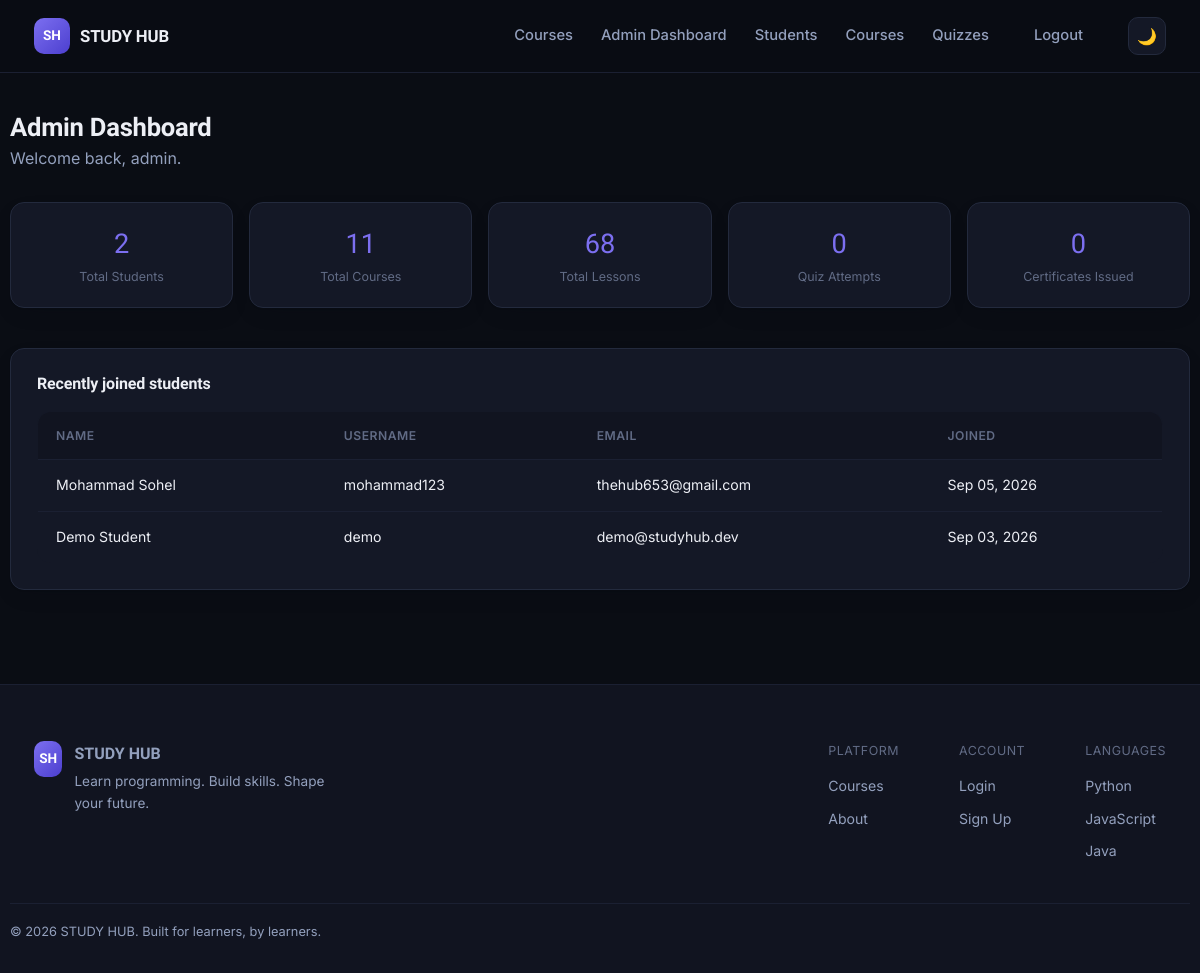
Screenshot of /admin (signed in) with the database file from the repository.
### models.py (models this page shows, shortened)
class Admin(UserMixin, db.Model):
    __tablename__ = "admins"
    id = db.Column(db.Integer, primary_key=True)
    username = db.Column(db.String(60), unique=True, nullable=False)
    password_hash = db.Column(db.String(255), nullable=False)
    created_at = db.Column(db.DateTime, default=datetime.utcnow)

class Student(UserMixin, db.Model):
    __tablename__ = "students"
    id = db.Column(db.Integer, primary_key=True)
    full_name = db.Column(db.String(120), nullable=False)
    email = db.Column(db.String(160), unique=True, nullable=False)
    username = db.Column(db.String(60), unique=True, nullable=False)
    password_hash = db.Column(db.String(255), nullable=False)
    created_at = db.Column(db.DateTime, default=datetime.utcnow)
    progress = db.relationship("Progress", backref="student", lazy=True, cascade="all, delete-orphan")
    attempts = db.relationship("QuizAttempt", backref="student", lazy=True, cascade="all, delete-orphan")
    certificates = db.relationship("Certificate", backref="student", lazy=True, cascade="all, delete-orphan")

### app.py (the view)
@app.route("/admin")
@admin_required
def admin_dashboard():
    stats = {
        "students": Student.query.count(),
        "courses": Course.query.count(),
        "lessons": Lesson.query.count(),
        "attempts": QuizAttempt.query.count(),
        "certificates": Certificate.query.count(),
    }
    recent_students = Student.query.order_by(Student.created_at.desc()).limit(5).all()
    return render_template("admin/dashboard.html", stats=stats, recent_students=recent_students)

### app.py (called while the page is built)
@login_manager.user_loader
def load_user(user_id):
    if user_id.startswith("student-"):
        return Student.query.get(int(user_id.split("-", 1)[1]))
    if user_id.startswith("admin-"):
        return Admin.query.get(int(user_id.split("-", 1)[1]))
    return None

def admin_required(fn):
    @wraps(fn)
    def wrapper(*args, **kwargs):
        if not current_user.is_authenticated or not isinstance(current_user, Admin):
            flash("Admin login required.", "error")
            return redirect(url_for("admin_login"))
        return fn(*args, **kwargs)
    return wrapper

@app.context_processor
def inject_globals():
    return {"current_year": datetime.utcnow().year}

### templates/admin/dashboard.html (shortened to what this page needs)
{% extends "base.html" %}
{% block content %}
<div class="container admin-shell">
  <div class="admin-head">
    <div>
      <h1>Admin Dashboard</h1>
      <p style="margin:0;">Welcome back, {{ current_user.username }}.</p>
    </div>
  </div>
  <div class="admin-stats">
    <div class="card admin-stat"><div class="num">{{ stats.students }}</div><div class="lbl">Total Students</div></div>
    <div class="card admin-stat"><div class="num">{{ stats.courses }}</div><div class="lbl">Total Courses</div></div>
    <div class="card admin-stat"><div class="num">{{ stats.lessons }}</div><div class="lbl">Total Lessons</div></div>
    <div class="card admin-stat"><div class="num">{{ stats.attempts }}</div><div class="lbl">Quiz Attempts</div></div>
    <div class="card admin-stat"><div class="num">{{ stats.certificates }}</div><div class="lbl">Certificates Issued</div></div>
  </div>
  <div class="card admin-panel">
    <h3>Recently joined students</h3>
    <table class="admin-table">
      <thead><tr><th>Name</th><th>Username</th><th>Email</th><th>Joined</th></tr></thead>
      <tbody>
        {% for s in recent_students %}
        <tr>
          <td><a href="{{ url_for('admin_student_detail', student_id=s.id) }}">{{ s.full_name }}</a></td>
          <td>{{ s.username }}</td>
          <td>{{ s.email }}</td>
          <td>{{ s.created_at.strftime('%b %d, %Y') }}</td>
        </tr>
        {% else %}
        <tr><td colspan="4">No students yet.</td></tr>
        {% endfor %}
      </tbody>
    </table>
  </div>
</div>
{% endblock %}

### static/css/style.css (style rules this page uses)
:root { --font-display: "Sora", sans-serif; --font-body: "Inter", sans-serif; --font-mono: "JetBrains Mono", monospace; --radius-sm: 8px; --radius-md: 14px; --radius-lg: 22px; --accent: #7C6FF0; --accent-2: #34D3B0; --accent-3: #F0B84F; --danger: #F1667A; --shadow-card: 0 1px 2px rgba(10, 12, 20, 0.04), 0 8px 24px -12px rgba(10, 12, 20, 0.35); --shadow-pop: 0 20px 60px -20px rgba(20, 10, 60, 0.45); --transition: 160ms cubic-bezier(.4,0,.2,1); }
html[data-theme="dark"] { --bg: #0A0D14; --bg-elevated: #111420; --bg-card: #141826; --bg-card-hover: #181D2E; --border: #232A3D; --border-soft: #1B2032; --text-primary: #EDEFF5; --text-secondary: #93A0BD; --text-muted: #616B85; --code-bg: #0D1017; --nav-bg: rgba(10, 13, 20, 0.82); }
* { box-sizing: border-box; }
html { scroll-behavior: smooth; }
body { margin: 0; background: var(--bg); color: var(--text-primary); font-family: var(--font-body); line-height: 1.6; -webkit-font-smoothing: antialiased; transition: background var(--transition), color var(--transition); }
h1, h2, h3, h4 { font-family: var(--font-display); font-weight: 700; line-height: 1.15; margin: 0 0 .5em; letter-spacing: -0.01em; }
p { color: var(--text-secondary); margin: 0 0 1em; }
a { color: inherit; text-decoration: none; }
.container { max-width: 1180px; margin: 0 auto; padding: 0 24px; }
.card { background: var(--bg-card); border: 1px solid var(--border); border-radius: var(--radius-md); box-shadow: var(--shadow-card); transition: transform var(--transition), border-color var(--transition), background var(--transition); }
.admin-shell { padding: 40px 0 70px; }
.admin-head { display: flex; justify-content: space-between; align-items: center; margin-bottom: 30px; flex-wrap: wrap; gap: 14px; }
.admin-head h1 { font-size: 1.6rem; margin-bottom: 4px; }
.admin-stats { display: grid; grid-template-columns: repeat(5, 1fr); gap: 16px; margin-bottom: 40px; }
.admin-stat { padding: 20px; text-align: center; }
.admin-stat .num { font-family: var(--font-display); font-size: 1.7rem; color: var(--accent); }
.admin-stat .lbl { font-size: 0.78rem; color: var(--text-muted); }
.admin-table { width: 100%; border-collapse: collapse; background: var(--bg-card); border: 1px solid var(--border); border-radius: var(--radius-md); overflow: hidden; }
.admin-table th, .admin-table td { padding: 14px 18px; text-align: left; font-size: 0.88rem; border-bottom: 1px solid var(--border-soft); }
.admin-table th { color: var(--text-muted); font-weight: 600; font-size: 0.76rem; text-transform: uppercase; letter-spacing: .04em; background: var(--bg-elevated); }
.admin-table tr:last-child td { border-bottom: none; }
.admin-panel { padding: 26px; margin-bottom: 24px; }
.admin-panel h3 { font-size: 1rem; margin-bottom: 18px; }

### rows the page displays
Admin: username "admin"
Student: full_name "Mohammad Sohel", username "mohammad123", email "thehub653@gmail.com", created_at "Sep 05, 2026"
Student: full_name "Demo Student", username "demo", email "demo@studyhub.dev", created_at "Sep 03, 2026"

### other values shown
{{ stats.students }} "2"
{{ stats.courses }} "11"
{{ stats.lessons }} "68"
{{ stats.attempts }} "0"
{{ stats.certificates }} "0"
